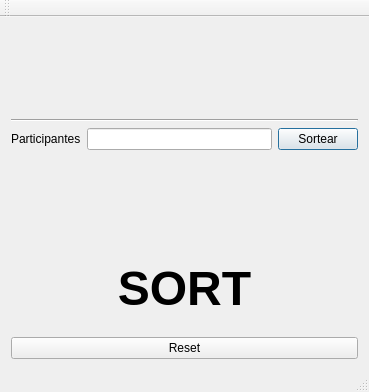
<?xml version="1.0" encoding="UTF-8"?>
<ui version="4.0">
 <class>QSorteio</class>
 <widget class="QMainWindow" name="QSorteio">
  <property name="geometry">
   <rect>
    <x>0</x>
    <y>0</y>
    <width>369</width>
    <height>392</height>
   </rect>
  </property>
  <property name="windowTitle">
   <string>QSorteio</string>
  </property>
  <widget class="QWidget" name="centralWidget">
   <layout class="QVBoxLayout" name="verticalLayout">
    <item>
     <widget class="QLabel" name="label_2">
      <property name="text">
       <string/>
      </property>
     </widget>
    </item>
    <item>
     <widget class="Line" name="line">
      <property name="orientation">
       <enum>Qt::Horizontal</enum>
      </property>
     </widget>
    </item>
    <item>
     <layout class="QHBoxLayout" name="horizontalLayout">
      <item>
       <widget class="QLabel" name="label">
        <property name="text">
         <string>Participantes</string>
        </property>
       </widget>
      </item>
      <item>
       <widget class="QLineEdit" name="lineEdit"/>
      </item>
      <item>
       <widget class="QPushButton" name="pushButton">
        <property name="text">
         <string>Sortear</string>
        </property>
        <property name="autoDefault">
         <bool>true</bool>
        </property>
        <property name="default">
         <bool>true</bool>
        </property>
       </widget>
      </item>
     </layout>
    </item>
    <item>
     <widget class="QLabel" name="sorteados">
      <property name="text">
       <string/>
      </property>
     </widget>
    </item>
    <item>
     <widget class="QLabel" name="SORTEADO">
      <property name="text">
       <string>&lt;html&gt;&lt;head/&gt;&lt;body&gt;&lt;p align=&quot;center&quot;&gt;&lt;span style=&quot; font-size:36pt; font-weight:600;&quot;&gt;SORT&lt;/span&gt;&lt;/p&gt;&lt;/body&gt;&lt;/html&gt;</string>
      </property>
     </widget>
    </item>
    <item>
     <widget class="QPushButton" name="RESET">
      <property name="text">
       <string>Reset</string>
      </property>
     </widget>
    </item>
   </layout>
  </widget>
  <widget class="QToolBar" name="mainToolBar">
   <attribute name="toolBarArea">
    <enum>TopToolBarArea</enum>
   </attribute>
   <attribute name="toolBarBreak">
    <bool>false</bool>
   </attribute>
  </widget>
  <widget class="QStatusBar" name="statusBar"/>
 </widget>
 <layoutdefault spacing="6" margin="11"/>
 <resources/>
 <connections/>
</ui>
